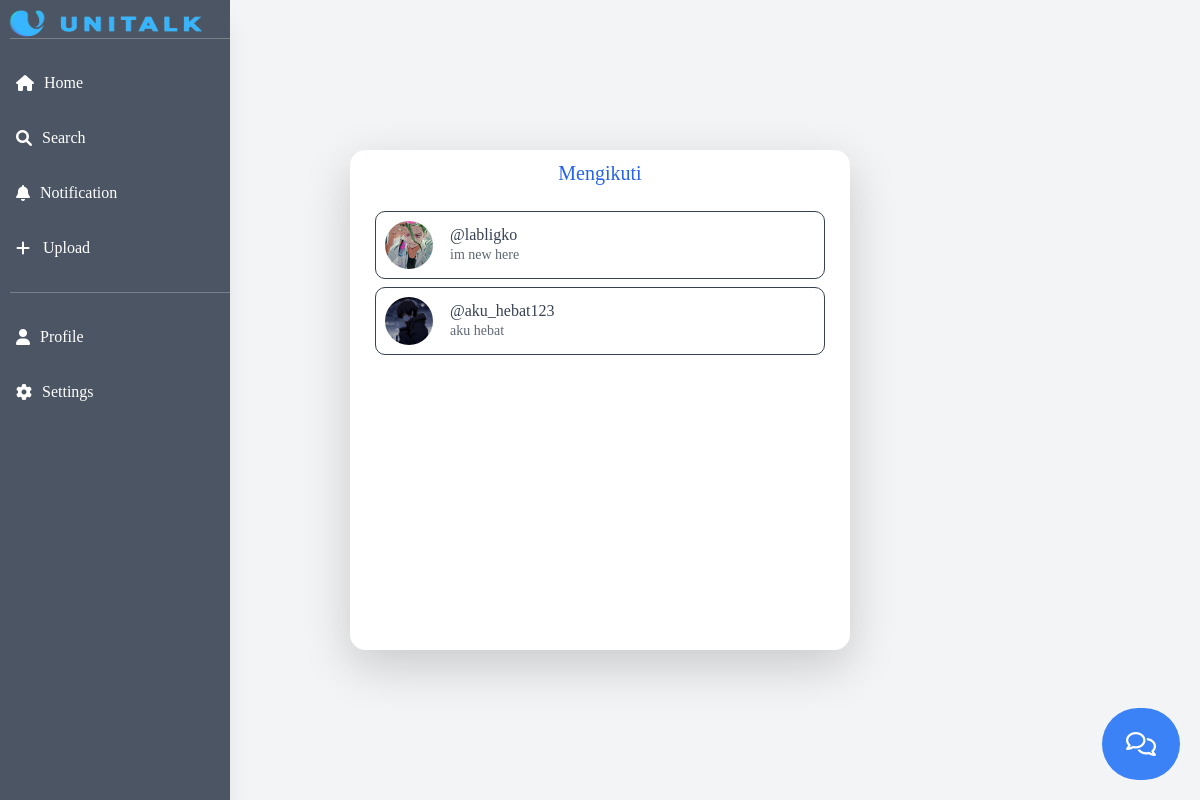
Screenshot of /following.php (signed in) with the database file from the repository.
### tables this page shows
CREATE TABLE `account` (
  `id_account` int NOT NULL,
  `username` varchar(50) NOT NULL,
  `email` varchar(255) NOT NULL,
  `password` varchar(255) NOT NULL,
  `foto_profil` varchar(255) NOT NULL,
  `bio` varchar(255) NOT NULL
);

### following.php (the view, shortened to what this page needs)
<?php
include 'config/db.php';
include 'includes/sidebar.php';
$id_account = $_SESSION['id_account'];
$sql = "SELECT account.*
        FROM friendlist
        INNER JOIN account
        ON friendlist.friend_id = account.id_account
        WHERE friendlist.user_id = '$id_account' AND friendlist.friend_id != '$id_account'";
$result = $conn->query($sql);
?>
<!DOCTYPE html>
<html lang="en">
<head>
    <link href="https://cdnjs.cloudflare.com/ajax/libs/font-awesome/6.0.0-beta3/css/all.min.css" rel="stylesheet">
    <script src="https://cdn.tailwindcss.com"></script>
</head>
<body class="bg-gray-100 text-gray-700 font-lilita overflow-x-hidden">
    <div class="flex min-h-screen">
        <div class="flex-grow flex justify-center items-center px-4">
            <div class="w-full max-w-[500px]">
                <div class="bg-white border-1 border-white shadow-lg rounded-[15px] py-2 relative overflow-y-auto w-full h-[500px]">
                    <h3 class="text-blue-600 text-xl mb-4 text-center">Mengikuti</h3>
                    <?php
                    if ($result->num_rows > 0) {
                        while ($row = $result->fetch_assoc()) {
                            $image_profile = "$row[foto_profil]";
                            $bio = strlen($row['bio']) > 50 ? substr($row['bio'], 0, 30) . "..." : $row['bio'];
                            echo "<ul class='list-none mb-0 px-4'>";
                            echo "<a href='search_profile.php?username={$row['username']}' class='no-underline text-gray-700'>";
                            echo "<li class='flex items-center border-1 border-gray-700 hover:bg-gray-400 rounded-[10px] p-2 mb-2'>";
                            echo "<img src='$image_profile' alt='Gambar' class='w-[50px] h-[50px] object-cover border border-white rounded-full'>";
                            echo "<div class='ml-4'>";
                            echo "<h5 class='text-gray-700 m-0'>@" . htmlspecialchars($row['username']) . "</h5>";
                            echo "<p class='text-gray-700 opacity-80 m-0 text-sm'>" . htmlspecialchars($bio) . "</p>";
                            echo "</div>";
                            echo "</li>";
                            echo "</a>";
                            echo "</ul>";
                        }
                    } else {
                        echo "<p class='absolute top-1/2 left-1/2 -translate-x-1/2 -translate-y-1/2 text-center'>Tidak ada teman yang ditemukan.</p>";
                    }
                    ?>
                </div>
            </div>
        </div>
    </div>
    <button onclick="toggleChat()" id="button-chat"
        class="fixed bottom-5 right-5 bg-blue-500 hover:bg-blue-600 text-white p-4 rounded-full text-2xl animate__animated">
        <i class="fa-regular fa-comments"></i>
    </button>
</body>
</html>

### includes/sidebar.php (style rules this page uses)
.font-lilita { font-family: 'Lilita One', cursive; }

### following.php (style rules this page uses)
body { background-color: #3F3C3C; color: #ffffff; font-family: 'Lilita One', sans-serif; }
.font-lilita { font-family: 'Lilita One', cursive; }

### rows the page displays
account: foto_profil (picture), username "labligko", bio "im new here"
account: foto_profil (picture), username "aku_hebat123", bio "aku hebat"
